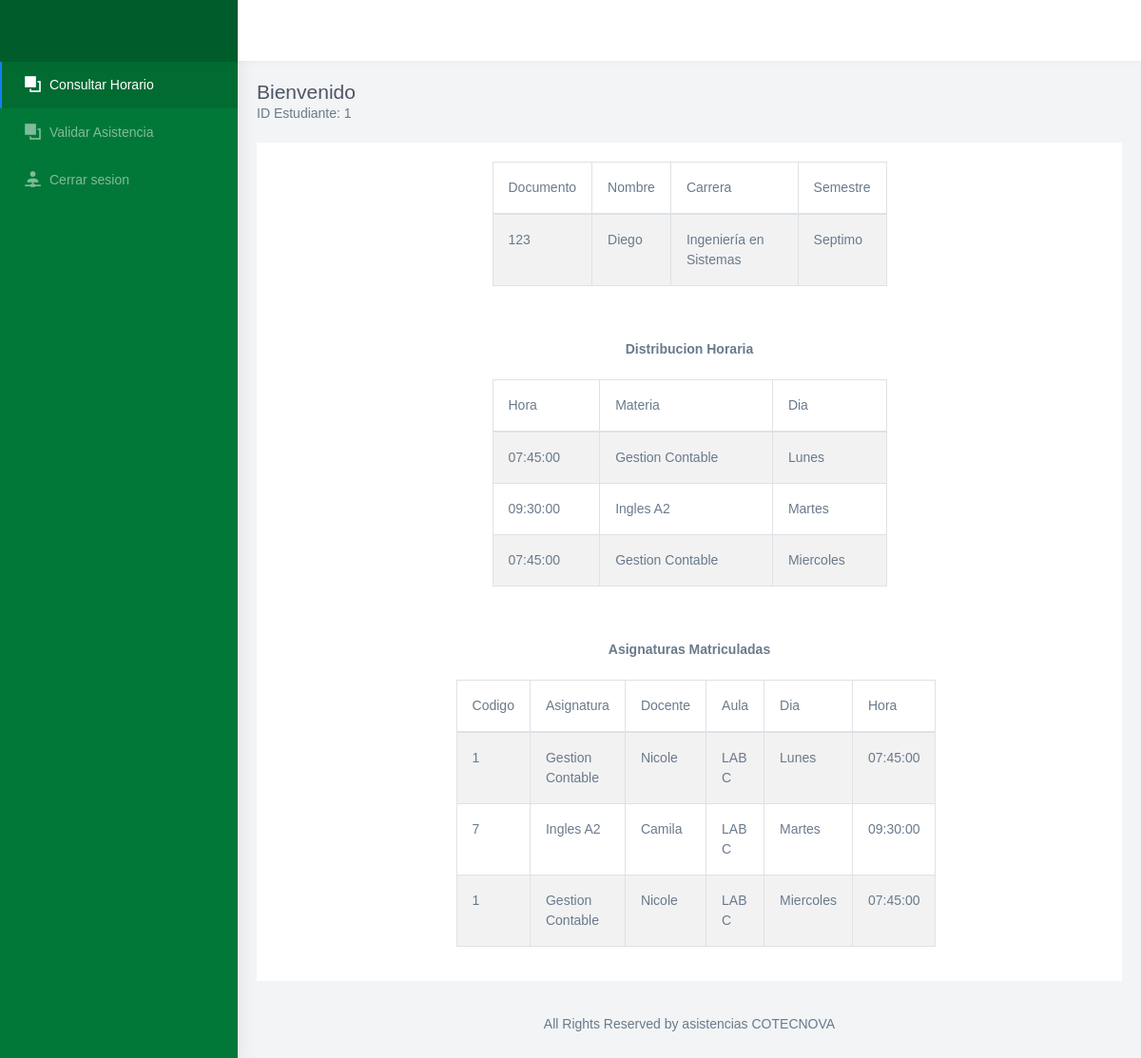
Page /consultar_horario.php (signed in) on the earlier database version.
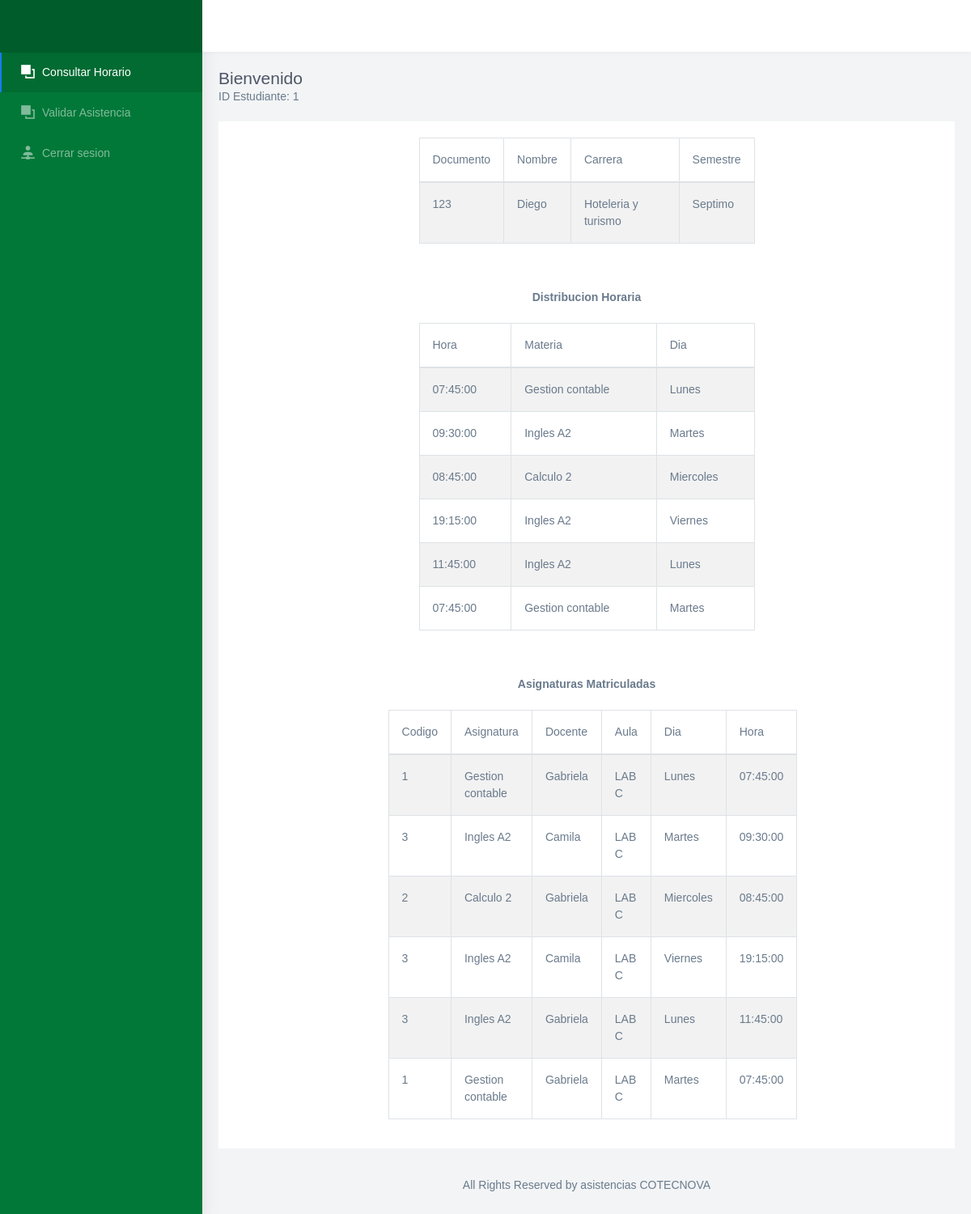
Same page on the later database version.
### tables this page shows
CREATE TABLE `estudiante` (
  `id_estudiante` int(11) NOT NULL COMMENT 'Identificador del estudiante',
  `documento` varchar(45) NOT NULL COMMENT 'Documento del estudiante',
  `nombres` varchar(45) NOT NULL COMMENT 'Nombres del estudiante',
  `apellidos` varchar(45) NOT NULL COMMENT 'Apellidos del estudiante',
  `jornada` varchar(45) NOT NULL COMMENT 'Jornada del estudiante',
  `semestre` varchar(45) NOT NULL COMMENT 'Semestre en el que se encuentra',
  `clave` varchar(45) NOT NULL COMMENT 'Clave del estudiante',
  `estado` int(11) NOT NULL COMMENT 'Activo o inactivo',
  `Carrera_id_carrera` int(11) NOT NULL COMMENT 'Id de la carrera que cursa',
  `tipo_usuario_id_tipo_usuario` int(11) NOT NULL COMMENT 'Id del tipo de usuario'
);

CREATE TABLE `carrera` (
  `id_carrera` int(11) NOT NULL COMMENT 'Id de la carrera',
  `nombre` varchar(45) NOT NULL COMMENT 'Nombre de la carrera',
  `estado` int(11) NOT NULL COMMENT 'Activa o inactiva'
);

CREATE TABLE `materia` (
  `id_materia` int(11) NOT NULL COMMENT 'Id de la materia',
  `nombre` varchar(45) NOT NULL COMMENT 'Nombre de la materia',
  `estado` int(11) NOT NULL COMMENT 'Activo o inactivo'
);

CREATE TABLE `clase` (
  `id_clase` int(11) NOT NULL COMMENT 'Id de la clase',
  `Dias_id_dia` int(11) NOT NULL COMMENT 'Id del dia',
  `hora` time NOT NULL COMMENT 'Hora de inicio de la clase',
  `horafin` time NOT NULL COMMENT 'Hora fin de la clase',
  `codigo` varchar(45) NOT NULL COMMENT 'Codigo de la clase',
  `Docente_id_docente` int(11) NOT NULL COMMENT 'Id del docente que la dara',
  `Aula_id_aula` int(11) NOT NULL COMMENT 'Id del aula en la que se vera',
  `Materia_id_materia` int(11) NOT NULL COMMENT 'Id de la materia que se vera',
  `Grupo_id_grupo` int(11) NOT NULL COMMENT 'Id del grupo asignado',
  `estado` int(11) NOT NULL COMMENT 'Estado de la clase'
);

CREATE TABLE `docente` (
  `id_docente` int(11) NOT NULL COMMENT 'Identificador del docente',
  `documento` varchar(45) NOT NULL COMMENT 'Documento del docente',
  `nombres` varchar(45) NOT NULL COMMENT 'Nombres del docente\n\n',
  `apellidos` varchar(45) NOT NULL COMMENT 'Apellidos del docente',
  `clave` varchar(45) NOT NULL COMMENT 'Clave del docente',
  `tipo_usuario_id_tipo_usuario` int(11) NOT NULL COMMENT 'Tipo de usuario',
  `estado` int(11) NOT NULL COMMENT 'Activo o inactivo'
);

CREATE TABLE `dias` (
  `id_dia` int(11) NOT NULL COMMENT 'Id el dia',
  `nombre` varchar(45) NOT NULL COMMENT 'Nombre del dia'
);

CREATE TABLE `aula` (
  `id_aula` int(11) NOT NULL COMMENT 'Id del aula',
  `nombre` varchar(45) NOT NULL COMMENT 'Nombre del aula',
  `estado` int(11) NOT NULL COMMENT 'Activa o inactiva'
);

### Modelo/MySQL.php (called while the page is built, shortened)
<?php
class MySQL{
    private $hostname  = "localhost";
    private $user = "root";
    private $password = "";
    private $database = "asistencia";
    private $conexion;
    public function conectar(){
        $this->conexion = mysqli_connect($this->hostname, $this->user, $this->password, $this->database);
    }
    public function efectuarConsulta($consulta){
        mysqli_query($this->conexion, "SET lc_time_names = 'es_ES'" );
        mysqli_query($this->conexion, "SET NAMES 'utf8'");
        mysqli_query($this->conexion, "SET CHARACTER 'utf8'");
       $this->resultadoConsulta = mysqli_query($this->conexion, $consulta);
        return $this->resultadoConsulta;
    }
}

### consultar_horario.php (the view, shortened to what the changed rows need)
<!DOCTYPE html>
<html dir="ltr" lang="en">
<head>
	<link href="css/chartist.min.css" rel="stylesheet">
	<link href="css/style.min.css" rel="stylesheet">
	<link href="css/ie7.css" rel="stylesheet">
	<link href="css/materialdesignicons.min.css" rel="stylesheet">
	<link href="css/weather-icons.min.css" rel="stylesheet">
</head>
<body>
	<?php
	require_once 'Modelo/MySQL.php';
	$mysql = new MySQL;
	$mysql->conectar();
	$id_estudiante = $_SESSION['idEstudiante'];
	$datosestudiante = $mysql->efectuarConsulta("SELECT estudiante.id_estudiante, estudiante.documento, estudiante.nombres, estudiante.Carrera_id_carrera, estudiante.semestre, carrera.id_carrera, carrera.nombre from estudiante join carrera on estudiante.Carrera_id_carrera = carrera.id_carrera where estudiante.id_estudiante = " . $id_estudiante . "");
	while ($valores1 = mysqli_fetch_assoc($datosestudiante)) {
		$documento = $valores1['documento'];
		$nombres = $valores1['nombres'];
		$carrera = $valores1['nombre'];
		$semestre = $valores1['semestre'];
	}
	$dhorario = $mysql->efectuarConsulta("SELECT estudiante.id_estudiante, grupo.Estudiante_id_estudiante, clase.hora, materia.nombre, dias.nombre as nombredia FROM estudiante JOIN grupo on estudiante.id_estudiante = grupo.Estudiante_id_estudiante join clase on clase.Grupo_id_grupo = grupo.id_grupo join materia on materia.id_materia = clase.Materia_id_materia join dias on dias.id_dia = clase.Dias_id_dia where estudiante.id_estudiante = " . $id_estudiante . "");
	$Amaterias = $mysql->efectuarConsulta("SELECT estudiante.id_estudiante, grupo.Estudiante_id_estudiante, materia.nombre as nombremateria, materia.id_materia, docente.nombres, aula.nombre as nombreaula, dias.nombre as nombredia, clase.hora FROM estudiante JOIN grupo on estudiante.id_estudiante = grupo.Estudiante_id_estudiante join clase on clase.Grupo_id_grupo = grupo.id_grupo join materia on materia.id_materia = clase.Materia_id_materia join docente on docente.id_docente = clase.Docente_id_docente join aula on aula.id_aula = clase.Aula_id_aula join dias on dias.id_dia = clase.Dias_id_dia where estudiante.id_estudiante = " . $id_estudiante . "");
	?>
	<div id="main-wrapper" data-navbarbg="skin6" data-theme="light" data-layout="vertical" data-sidebartype="full" data-boxed-layout="full">
		<div class="page-wrapper">
			<div class="container-fluid">
				<div class="row">
					<div class="col-12">
						<div class="card">
							<center>
								<div class="card-body col-md-6 col-md-offset-3">
								<table id="" class="table table-striped table-bordered" style="width:100%">
										<thead>
											<tr>
												<th scope="col">Documento</th>
												<th scope="col">Nombre</th>
												<th scope="col">Carrera</th>
												<th scope="col">Semestre</th>
											</tr>
										</thead>
										<tbody>
											<tr>
												<th scope="row"><?php echo $documento ?></th>
												<td><?php echo $nombres ?></td>
												<td><?php echo $carrera ?></td>
												<td><?php echo $semestre ?></td>
											</tr>
										</tbody>
									</table>
								</div>
							</center>
							<center>
								<div class="card-body col-md-6 col-md-offset-3">
									<br>
									<table id="" class="table table-striped table-bordered" style="width:100%">
										<thead>
											<tr>
												<th scope="col">Hora</th>
												<th scope="col">Materia</th>
												<th scope="col">Dia</th>
											</tr>
										</thead>
										<tbody>
											<?php
											while ($valores2 = mysqli_fetch_assoc($dhorario)) {
											?>
												<tr>
													<th scope="row"><?php echo $valores2['hora'] ?></th>
													<td><?php echo $valores2['nombre'] ?></td>
													<td><?php echo $valores2['nombredia'] ?></td>
												</tr>
											<?php
											}
											?>
										</tbody>
									</table>
								</div>
							</center>
							<center>
								<div class="card-body col-md-7 col-md-offset-3">
									<br>
									<table id="" class="table table-striped table-bordered" style="width:100%">
										<thead>
											<tr>
												<th scope="col">Codigo</th>
												<th scope="col">Asignatura</th>
												<th scope="col">Docente</th>
												<th scope="col">Aula</th>
												<th scope="col">Dia</th>
												<th scope="col">Hora</th>
											</tr>
										</thead>
										<tbody>
											<tr>
												<?php
												while ($valores3 = mysqli_fetch_assoc($Amaterias)) {
												?>
													<th scope="row"><?php echo $valores3['id_materia'] ?></th>
													<td><?php echo $valores3['nombremateria'] ?></td>
													<td><?php echo $valores3['nombres'] ?></td>
													<td><?php echo $valores3['nombreaula'] ?></td>
													<td><?php echo $valores3['nombredia'] ?></td>
													<td><?php echo $valores3['hora'] ?></td>
											</tr>
										<?php
												}
										?>
										</tbody>
									</table>
								</div>
							</center>
						</div>
					</div>
				</div>
			</div>
		</div>
</body>
</html>

Differences in the rows shown:
now on one of the page's lists (row unchanged): estudiante: clase.hora "19:15:00", materia.nombre "Ingles A2", dias.nombre "Viernes", clase.hora "11:45:00", dias.nombre "Lunes", clase.hora "07:45:00", materia.nombre "Gestion contable", dias.nombre "Martes", materia.id_materia "3", docente.nombres "Camila", aula.nombre "LAB C", docente.nombres "Gabriela", materia.id_materia "1"
changed through a linked row, estudiante "Diego": Carrera_id_carrera.nombre "Ingeniería en Sistemas" → "Hoteleria y turismo"; materia.nombre "Gestion Contable" → "Gestion contable"; clase.hora "07:45:00" → "08:45:00"; materia.nombre "Gestion Contable" → "Calculo 2"; docente.nombres "Nicole" → "Gabriela"; materia.id_materia "7" → "3"; materia.id_materia "1" → "2"
